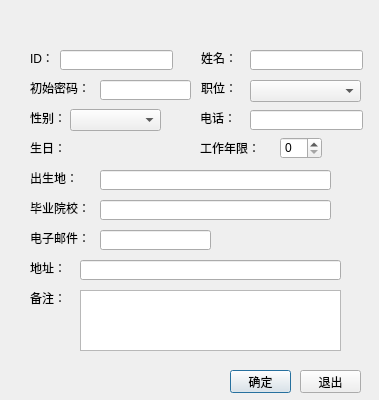
<?xml version="1.0" encoding="UTF-8"?>
<ui version="4.0">
 <class>AddUser</class>
 <widget class="QDialog" name="AddUser">
  <property name="geometry">
   <rect>
    <x>0</x>
    <y>0</y>
    <width>379</width>
    <height>400</height>
   </rect>
  </property>
  <property name="windowTitle">
   <string>Dialog</string>
  </property>
  <property name="styleSheet">
   <string notr="true">QDialog#AddUser{
	background-image:url(img/addUser.jpg);
}</string>
  </property>
  <widget class="QPushButton" name="BtnConfirm">
   <property name="geometry">
    <rect>
     <x>230</x>
     <y>370</y>
     <width>61</width>
     <height>23</height>
    </rect>
   </property>
   <property name="text">
    <string>确定</string>
   </property>
  </widget>
  <widget class="QLabel" name="dailyInfo">
   <property name="geometry">
    <rect>
     <x>30</x>
     <y>365</y>
     <width>161</width>
     <height>21</height>
    </rect>
   </property>
   <property name="styleSheet">
    <string notr="true">font: 75 12pt &quot;黑体&quot;;
color:rgb(255, 0, 0);</string>
   </property>
   <property name="text">
    <string/>
   </property>
  </widget>
  <widget class="QPushButton" name="BtnCancel">
   <property name="geometry">
    <rect>
     <x>300</x>
     <y>370</y>
     <width>61</width>
     <height>23</height>
    </rect>
   </property>
   <property name="text">
    <string>退出</string>
   </property>
  </widget>
  <widget class="QLabel" name="label">
   <property name="geometry">
    <rect>
     <x>30</x>
     <y>50</y>
     <width>71</width>
     <height>16</height>
    </rect>
   </property>
   <property name="styleSheet">
    <string notr="true">font: 75 11pt &quot;黑体&quot;;
color:rgb(0, 0, 0);</string>
   </property>
   <property name="text">
    <string>ID：</string>
   </property>
  </widget>
  <widget class="QLabel" name="label_5">
   <property name="geometry">
    <rect>
     <x>201</x>
     <y>50</y>
     <width>41</width>
     <height>16</height>
    </rect>
   </property>
   <property name="styleSheet">
    <string notr="true">font: 75 11pt &quot;黑体&quot;;
color:rgb(0, 0, 0);</string>
   </property>
   <property name="text">
    <string>姓名：</string>
   </property>
  </widget>
  <widget class="QLabel" name="label_6">
   <property name="geometry">
    <rect>
     <x>201</x>
     <y>80</y>
     <width>41</width>
     <height>16</height>
    </rect>
   </property>
   <property name="styleSheet">
    <string notr="true">font: 75 11pt &quot;黑体&quot;;
color:rgb(0, 0, 0);</string>
   </property>
   <property name="text">
    <string>职位：</string>
   </property>
  </widget>
  <widget class="QLabel" name="label_2">
   <property name="geometry">
    <rect>
     <x>30</x>
     <y>80</y>
     <width>71</width>
     <height>16</height>
    </rect>
   </property>
   <property name="styleSheet">
    <string notr="true">font: 75 11pt &quot;黑体&quot;;
color:rgb(0, 0, 0);</string>
   </property>
   <property name="text">
    <string>初始密码：</string>
   </property>
  </widget>
  <widget class="QLabel" name="label_4">
   <property name="geometry">
    <rect>
     <x>30</x>
     <y>110</y>
     <width>71</width>
     <height>16</height>
    </rect>
   </property>
   <property name="styleSheet">
    <string notr="true">font: 75 11pt &quot;黑体&quot;;
color:rgb(0, 0, 0);</string>
   </property>
   <property name="text">
    <string>性别：</string>
   </property>
  </widget>
  <widget class="QLabel" name="label_7">
   <property name="geometry">
    <rect>
     <x>30</x>
     <y>140</y>
     <width>71</width>
     <height>16</height>
    </rect>
   </property>
   <property name="styleSheet">
    <string notr="true">font: 75 11pt &quot;黑体&quot;;
color:rgb(0, 0, 0);</string>
   </property>
   <property name="text">
    <string>生日：</string>
   </property>
  </widget>
  <widget class="QLabel" name="label_8">
   <property name="geometry">
    <rect>
     <x>30</x>
     <y>170</y>
     <width>71</width>
     <height>16</height>
    </rect>
   </property>
   <property name="styleSheet">
    <string notr="true">font: 75 11pt &quot;黑体&quot;;
color:rgb(0, 0, 0);</string>
   </property>
   <property name="text">
    <string>出生地：</string>
   </property>
  </widget>
  <widget class="QLabel" name="label_9">
   <property name="geometry">
    <rect>
     <x>30</x>
     <y>200</y>
     <width>71</width>
     <height>16</height>
    </rect>
   </property>
   <property name="styleSheet">
    <string notr="true">font: 75 11pt &quot;黑体&quot;;
color:rgb(0, 0, 0);</string>
   </property>
   <property name="text">
    <string>毕业院校：</string>
   </property>
  </widget>
  <widget class="QLabel" name="label_10">
   <property name="geometry">
    <rect>
     <x>30</x>
     <y>230</y>
     <width>71</width>
     <height>16</height>
    </rect>
   </property>
   <property name="styleSheet">
    <string notr="true">font: 75 11pt &quot;黑体&quot;;
color:rgb(0, 0, 0);</string>
   </property>
   <property name="text">
    <string>电子邮件：</string>
   </property>
  </widget>
  <widget class="QLabel" name="label_11">
   <property name="geometry">
    <rect>
     <x>200</x>
     <y>110</y>
     <width>41</width>
     <height>16</height>
    </rect>
   </property>
   <property name="styleSheet">
    <string notr="true">font: 75 11pt &quot;黑体&quot;;
color:rgb(0, 0, 0);</string>
   </property>
   <property name="text">
    <string>电话：</string>
   </property>
  </widget>
  <widget class="QLabel" name="label_12">
   <property name="geometry">
    <rect>
     <x>30</x>
     <y>260</y>
     <width>41</width>
     <height>16</height>
    </rect>
   </property>
   <property name="styleSheet">
    <string notr="true">font: 75 11pt &quot;黑体&quot;;
color:rgb(0, 0, 0);</string>
   </property>
   <property name="text">
    <string>地址：</string>
   </property>
  </widget>
  <widget class="QLabel" name="label_13">
   <property name="geometry">
    <rect>
     <x>30</x>
     <y>290</y>
     <width>51</width>
     <height>16</height>
    </rect>
   </property>
   <property name="styleSheet">
    <string notr="true">font: 75 11pt &quot;黑体&quot;;
color:rgb(0, 0, 0);</string>
   </property>
   <property name="text">
    <string>备注：</string>
   </property>
  </widget>
  <widget class="QLabel" name="label_14">
   <property name="geometry">
    <rect>
     <x>200</x>
     <y>140</y>
     <width>81</width>
     <height>16</height>
    </rect>
   </property>
   <property name="styleSheet">
    <string notr="true">font: 75 11pt &quot;黑体&quot;;
color:rgb(0, 0, 0);</string>
   </property>
   <property name="text">
    <string>工作年限：</string>
   </property>
  </widget>
  <widget class="QLineEdit" name="lineEdit">
   <property name="geometry">
    <rect>
     <x>60</x>
     <y>50</y>
     <width>113</width>
     <height>20</height>
    </rect>
   </property>
  </widget>
  <widget class="QLineEdit" name="lineEdit_2">
   <property name="geometry">
    <rect>
     <x>100</x>
     <y>80</y>
     <width>91</width>
     <height>20</height>
    </rect>
   </property>
  </widget>
  <widget class="QComboBox" name="comboBox">
   <property name="geometry">
    <rect>
     <x>70</x>
     <y>109</y>
     <width>91</width>
     <height>22</height>
    </rect>
   </property>
  </widget>
  <widget class="QLineEdit" name="lineEdit_3">
   <property name="geometry">
    <rect>
     <x>250</x>
     <y>50</y>
     <width>113</width>
     <height>20</height>
    </rect>
   </property>
  </widget>
  <widget class="QLineEdit" name="lineEdit_4">
   <property name="geometry">
    <rect>
     <x>250</x>
     <y>110</y>
     <width>113</width>
     <height>20</height>
    </rect>
   </property>
  </widget>
  <widget class="QComboBox" name="comboBox_2">
   <property name="geometry">
    <rect>
     <x>250</x>
     <y>80</y>
     <width>111</width>
     <height>22</height>
    </rect>
   </property>
  </widget>
  <widget class="QSpinBox" name="spinBox">
   <property name="geometry">
    <rect>
     <x>280</x>
     <y>137</y>
     <width>42</width>
     <height>22</height>
    </rect>
   </property>
  </widget>
  <widget class="QLineEdit" name="lineEdit_5">
   <property name="geometry">
    <rect>
     <x>100</x>
     <y>170</y>
     <width>231</width>
     <height>20</height>
    </rect>
   </property>
  </widget>
  <widget class="QLineEdit" name="lineEdit_6">
   <property name="geometry">
    <rect>
     <x>100</x>
     <y>200</y>
     <width>231</width>
     <height>20</height>
    </rect>
   </property>
  </widget>
  <widget class="QLineEdit" name="lineEdit_7">
   <property name="geometry">
    <rect>
     <x>100</x>
     <y>230</y>
     <width>111</width>
     <height>20</height>
    </rect>
   </property>
  </widget>
  <widget class="QLineEdit" name="lineEdit_8">
   <property name="geometry">
    <rect>
     <x>80</x>
     <y>260</y>
     <width>261</width>
     <height>20</height>
    </rect>
   </property>
  </widget>
  <widget class="QTextEdit" name="textEdit">
   <property name="geometry">
    <rect>
     <x>80</x>
     <y>290</y>
     <width>261</width>
     <height>61</height>
    </rect>
   </property>
  </widget>
 </widget>
 <resources/>
 <connections/>
</ui>
